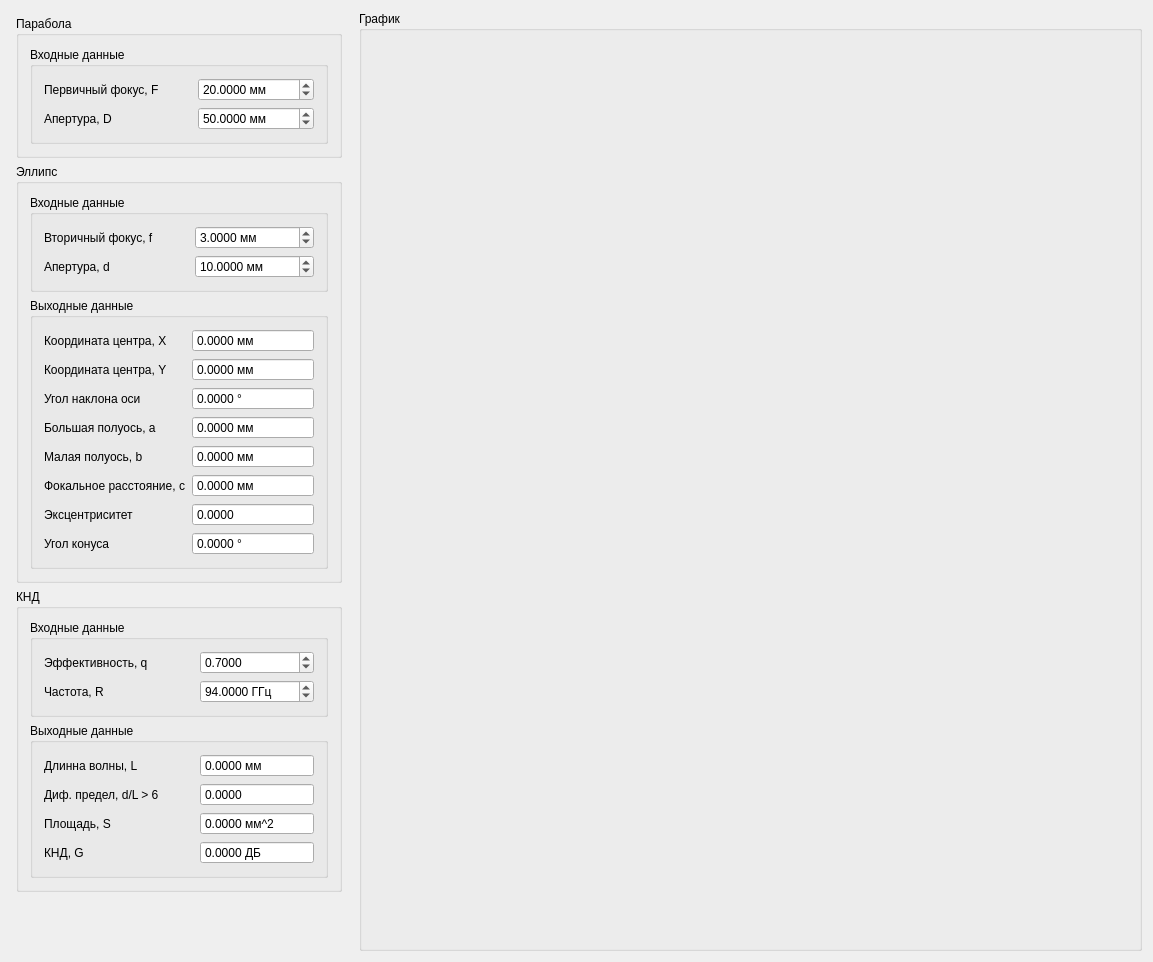
<?xml version="1.0" encoding="UTF-8"?>
<ui version="4.0">
 <class>Widget</class>
 <widget class="QWidget" name="Widget">
  <property name="geometry">
   <rect>
    <x>0</x>
    <y>0</y>
    <width>1153</width>
    <height>962</height>
   </rect>
  </property>
  <property name="windowTitle">
   <string>ADE-антенна</string>
  </property>
  <layout class="QGridLayout" name="gridLayout">
   <item row="0" column="2" rowspan="3">
    <widget class="QGroupBox" name="groupBox_7">
     <property name="sizePolicy">
      <sizepolicy hsizetype="Expanding" vsizetype="Expanding">
       <horstretch>0</horstretch>
       <verstretch>0</verstretch>
      </sizepolicy>
     </property>
     <property name="title">
      <string>График</string>
     </property>
     <layout class="QGridLayout" name="gridLayout_2">
      <item row="0" column="0">
       <widget class="QCustomPlot" name="plot" native="true">
        <property name="sizePolicy">
         <sizepolicy hsizetype="Expanding" vsizetype="Expanding">
          <horstretch>0</horstretch>
          <verstretch>0</verstretch>
         </sizepolicy>
        </property>
       </widget>
      </item>
     </layout>
    </widget>
   </item>
   <item row="0" column="0" rowspan="3">
    <layout class="QGridLayout" name="gridLayout_3">
     <property name="leftMargin">
      <number>5</number>
     </property>
     <property name="topMargin">
      <number>5</number>
     </property>
     <property name="rightMargin">
      <number>5</number>
     </property>
     <property name="bottomMargin">
      <number>5</number>
     </property>
     <item row="8" column="0" colspan="2">
      <spacer name="verticalSpacer">
       <property name="orientation">
        <enum>Qt::Vertical</enum>
       </property>
       <property name="sizeHint" stdset="0">
        <size>
         <width>20</width>
         <height>40</height>
        </size>
       </property>
      </spacer>
     </item>
     <item row="2" column="0">
      <widget class="QGroupBox" name="groupBox_5">
       <property name="sizePolicy">
        <sizepolicy hsizetype="Minimum" vsizetype="Maximum">
         <horstretch>0</horstretch>
         <verstretch>0</verstretch>
        </sizepolicy>
       </property>
       <property name="title">
        <string>КНД</string>
       </property>
       <layout class="QVBoxLayout" name="verticalLayout_3">
        <item>
         <widget class="QGroupBox" name="groupBox_8">
          <property name="sizePolicy">
           <sizepolicy hsizetype="Minimum" vsizetype="Maximum">
            <horstretch>0</horstretch>
            <verstretch>0</verstretch>
           </sizepolicy>
          </property>
          <property name="title">
           <string>Входные данные</string>
          </property>
          <layout class="QFormLayout" name="formLayout_3">
           <item row="0" column="0">
            <widget class="QLabel" name="label_11">
             <property name="text">
              <string>Эффективность, q              </string>
             </property>
            </widget>
           </item>
           <item row="0" column="1">
            <widget class="QDoubleSpinBox" name="spinq">
             <property name="decimals">
              <number>4</number>
             </property>
             <property name="minimum">
              <double>0.000000000000000</double>
             </property>
             <property name="maximum">
              <double>1.000000000000000</double>
             </property>
             <property name="singleStep">
              <double>0.001000000000000</double>
             </property>
             <property name="value">
              <double>0.700000000000000</double>
             </property>
            </widget>
           </item>
           <item row="1" column="0">
            <widget class="QLabel" name="label_12">
             <property name="text">
              <string>Частота, R</string>
             </property>
            </widget>
           </item>
           <item row="1" column="1">
            <widget class="QDoubleSpinBox" name="spinR">
             <property name="suffix">
              <string> ГГц</string>
             </property>
             <property name="decimals">
              <number>4</number>
             </property>
             <property name="minimum">
              <double>0.000000000000000</double>
             </property>
             <property name="maximum">
              <double>300.000000000000000</double>
             </property>
             <property name="singleStep">
              <double>0.001000000000000</double>
             </property>
             <property name="value">
              <double>94.000000000000000</double>
             </property>
            </widget>
           </item>
          </layout>
         </widget>
        </item>
        <item>
         <widget class="QGroupBox" name="groupBox_9">
          <property name="sizePolicy">
           <sizepolicy hsizetype="Minimum" vsizetype="Maximum">
            <horstretch>0</horstretch>
            <verstretch>0</verstretch>
           </sizepolicy>
          </property>
          <property name="title">
           <string>Выходные данные</string>
          </property>
          <layout class="QFormLayout" name="formLayout_5">
           <item row="0" column="0">
            <widget class="QLabel" name="label_13">
             <property name="text">
              <string>Длинна волны, L                 </string>
             </property>
            </widget>
           </item>
           <item row="0" column="1">
            <widget class="QDoubleSpinBox" name="spinL">
             <property name="enabled">
              <bool>true</bool>
             </property>
             <property name="frame">
              <bool>true</bool>
             </property>
             <property name="readOnly">
              <bool>true</bool>
             </property>
             <property name="buttonSymbols">
              <enum>QAbstractSpinBox::NoButtons</enum>
             </property>
             <property name="keyboardTracking">
              <bool>true</bool>
             </property>
             <property name="suffix">
              <string> мм</string>
             </property>
             <property name="decimals">
              <number>4</number>
             </property>
             <property name="maximum">
              <double>100000000.000000000000000</double>
             </property>
            </widget>
           </item>
           <item row="2" column="0">
            <widget class="QLabel" name="label_14">
             <property name="text">
              <string>Площадь, S</string>
             </property>
            </widget>
           </item>
           <item row="2" column="1">
            <widget class="QDoubleSpinBox" name="spinS">
             <property name="enabled">
              <bool>true</bool>
             </property>
             <property name="frame">
              <bool>true</bool>
             </property>
             <property name="readOnly">
              <bool>true</bool>
             </property>
             <property name="buttonSymbols">
              <enum>QAbstractSpinBox::NoButtons</enum>
             </property>
             <property name="keyboardTracking">
              <bool>true</bool>
             </property>
             <property name="suffix">
              <string> мм^2</string>
             </property>
             <property name="decimals">
              <number>4</number>
             </property>
             <property name="maximum">
              <double>1000000000.000000000000000</double>
             </property>
            </widget>
           </item>
           <item row="3" column="0">
            <widget class="QLabel" name="label_15">
             <property name="text">
              <string>КНД, G</string>
             </property>
            </widget>
           </item>
           <item row="3" column="1">
            <widget class="QDoubleSpinBox" name="spinG">
             <property name="enabled">
              <bool>true</bool>
             </property>
             <property name="frame">
              <bool>true</bool>
             </property>
             <property name="readOnly">
              <bool>true</bool>
             </property>
             <property name="buttonSymbols">
              <enum>QAbstractSpinBox::NoButtons</enum>
             </property>
             <property name="keyboardTracking">
              <bool>true</bool>
             </property>
             <property name="suffix">
              <string> ДБ</string>
             </property>
             <property name="decimals">
              <number>4</number>
             </property>
             <property name="maximum">
              <double>1000.000000000000000</double>
             </property>
            </widget>
           </item>
           <item row="1" column="0">
            <widget class="QLabel" name="label_16">
             <property name="text">
              <string>Диф. предел, d/L &gt; 6</string>
             </property>
            </widget>
           </item>
           <item row="1" column="1">
            <widget class="QDoubleSpinBox" name="spinDL">
             <property name="enabled">
              <bool>true</bool>
             </property>
             <property name="frame">
              <bool>true</bool>
             </property>
             <property name="readOnly">
              <bool>true</bool>
             </property>
             <property name="buttonSymbols">
              <enum>QAbstractSpinBox::NoButtons</enum>
             </property>
             <property name="keyboardTracking">
              <bool>true</bool>
             </property>
             <property name="suffix">
              <string/>
             </property>
             <property name="decimals">
              <number>4</number>
             </property>
             <property name="maximum">
              <double>100000000.000000000000000</double>
             </property>
            </widget>
           </item>
          </layout>
         </widget>
        </item>
       </layout>
      </widget>
     </item>
     <item row="0" column="0">
      <widget class="QGroupBox" name="groupBox">
       <property name="sizePolicy">
        <sizepolicy hsizetype="Minimum" vsizetype="Maximum">
         <horstretch>0</horstretch>
         <verstretch>0</verstretch>
        </sizepolicy>
       </property>
       <property name="title">
        <string>Парабола</string>
       </property>
       <layout class="QVBoxLayout" name="verticalLayout">
        <item>
         <widget class="QGroupBox" name="groupBox_3">
          <property name="sizePolicy">
           <sizepolicy hsizetype="Minimum" vsizetype="Maximum">
            <horstretch>0</horstretch>
            <verstretch>0</verstretch>
           </sizepolicy>
          </property>
          <property name="title">
           <string>Входные данные</string>
          </property>
          <layout class="QFormLayout" name="formLayout">
           <item row="0" column="0">
            <widget class="QLabel" name="label">
             <property name="text">
              <string>Первичный фокус, F          </string>
             </property>
            </widget>
           </item>
           <item row="1" column="0">
            <widget class="QLabel" name="label_2">
             <property name="text">
              <string>Апертура, D</string>
             </property>
            </widget>
           </item>
           <item row="0" column="1">
            <widget class="QDoubleSpinBox" name="spinF">
             <property name="suffix">
              <string> мм</string>
             </property>
             <property name="decimals">
              <number>4</number>
             </property>
             <property name="minimum">
              <double>1.000000000000000</double>
             </property>
             <property name="maximum">
              <double>10000.000000000000000</double>
             </property>
             <property name="singleStep">
              <double>1.000000000000000</double>
             </property>
             <property name="value">
              <double>20.000000000000000</double>
             </property>
            </widget>
           </item>
           <item row="1" column="1">
            <widget class="QDoubleSpinBox" name="spinD">
             <property name="suffix">
              <string> мм</string>
             </property>
             <property name="decimals">
              <number>4</number>
             </property>
             <property name="minimum">
              <double>1.000000000000000</double>
             </property>
             <property name="maximum">
              <double>1000.000000000000000</double>
             </property>
             <property name="singleStep">
              <double>1.000000000000000</double>
             </property>
             <property name="value">
              <double>50.000000000000000</double>
             </property>
            </widget>
           </item>
          </layout>
         </widget>
        </item>
       </layout>
      </widget>
     </item>
     <item row="1" column="0">
      <widget class="QGroupBox" name="groupBox_2">
       <property name="sizePolicy">
        <sizepolicy hsizetype="Minimum" vsizetype="Maximum">
         <horstretch>0</horstretch>
         <verstretch>0</verstretch>
        </sizepolicy>
       </property>
       <property name="title">
        <string>Эллипс</string>
       </property>
       <layout class="QVBoxLayout" name="verticalLayout_2">
        <item>
         <widget class="QGroupBox" name="groupBox_4">
          <property name="sizePolicy">
           <sizepolicy hsizetype="Minimum" vsizetype="Maximum">
            <horstretch>0</horstretch>
            <verstretch>0</verstretch>
           </sizepolicy>
          </property>
          <property name="title">
           <string>Входные данные</string>
          </property>
          <layout class="QFormLayout" name="formLayout_2">
           <item row="0" column="0">
            <widget class="QLabel" name="label_3">
             <property name="text">
              <string>Вторичный фокус, f           </string>
             </property>
            </widget>
           </item>
           <item row="1" column="0">
            <widget class="QLabel" name="label_4">
             <property name="text">
              <string>Апертура, d</string>
             </property>
            </widget>
           </item>
           <item row="0" column="1">
            <widget class="QDoubleSpinBox" name="spinf">
             <property name="suffix">
              <string> мм</string>
             </property>
             <property name="decimals">
              <number>4</number>
             </property>
             <property name="minimum">
              <double>0.000000000000000</double>
             </property>
             <property name="maximum">
              <double>10000.000000000000000</double>
             </property>
             <property name="singleStep">
              <double>1.000000000000000</double>
             </property>
             <property name="value">
              <double>3.000000000000000</double>
             </property>
            </widget>
           </item>
           <item row="1" column="1">
            <widget class="QDoubleSpinBox" name="spind">
             <property name="suffix">
              <string> мм</string>
             </property>
             <property name="decimals">
              <number>4</number>
             </property>
             <property name="minimum">
              <double>1.000000000000000</double>
             </property>
             <property name="maximum">
              <double>1000.000000000000000</double>
             </property>
             <property name="singleStep">
              <double>1.000000000000000</double>
             </property>
             <property name="value">
              <double>10.000000000000000</double>
             </property>
            </widget>
           </item>
          </layout>
         </widget>
        </item>
        <item>
         <widget class="QGroupBox" name="groupBox_6">
          <property name="sizePolicy">
           <sizepolicy hsizetype="Minimum" vsizetype="Maximum">
            <horstretch>0</horstretch>
            <verstretch>0</verstretch>
           </sizepolicy>
          </property>
          <property name="title">
           <string>Выходные данные</string>
          </property>
          <layout class="QFormLayout" name="formLayout_4">
           <item row="0" column="0">
            <widget class="QLabel" name="label_5">
             <property name="text">
              <string>Координата центра, X</string>
             </property>
            </widget>
           </item>
           <item row="3" column="0">
            <widget class="QLabel" name="label_6">
             <property name="text">
              <string>Большая полуось, a</string>
             </property>
            </widget>
           </item>
           <item row="5" column="0">
            <widget class="QLabel" name="label_7">
             <property name="text">
              <string>Малая полуось, b</string>
             </property>
            </widget>
           </item>
           <item row="6" column="0">
            <widget class="QLabel" name="label_8">
             <property name="text">
              <string>Фокальное расстояние, c</string>
             </property>
            </widget>
           </item>
           <item row="7" column="0">
            <widget class="QLabel" name="label_9">
             <property name="text">
              <string>Эксцентриситет</string>
             </property>
            </widget>
           </item>
           <item row="0" column="1">
            <widget class="QDoubleSpinBox" name="spinECntX">
             <property name="enabled">
              <bool>true</bool>
             </property>
             <property name="frame">
              <bool>true</bool>
             </property>
             <property name="readOnly">
              <bool>true</bool>
             </property>
             <property name="buttonSymbols">
              <enum>QAbstractSpinBox::NoButtons</enum>
             </property>
             <property name="keyboardTracking">
              <bool>true</bool>
             </property>
             <property name="suffix">
              <string> мм</string>
             </property>
             <property name="decimals">
              <number>4</number>
             </property>
             <property name="maximum">
              <double>1000.000000000000000</double>
             </property>
            </widget>
           </item>
           <item row="3" column="1">
            <widget class="QDoubleSpinBox" name="spinEA">
             <property name="enabled">
              <bool>true</bool>
             </property>
             <property name="frame">
              <bool>true</bool>
             </property>
             <property name="readOnly">
              <bool>true</bool>
             </property>
             <property name="buttonSymbols">
              <enum>QAbstractSpinBox::NoButtons</enum>
             </property>
             <property name="keyboardTracking">
              <bool>true</bool>
             </property>
             <property name="suffix">
              <string> мм</string>
             </property>
             <property name="decimals">
              <number>4</number>
             </property>
             <property name="maximum">
              <double>1000.000000000000000</double>
             </property>
            </widget>
           </item>
           <item row="5" column="1">
            <widget class="QDoubleSpinBox" name="spinEB">
             <property name="enabled">
              <bool>true</bool>
             </property>
             <property name="frame">
              <bool>true</bool>
             </property>
             <property name="readOnly">
              <bool>true</bool>
             </property>
             <property name="buttonSymbols">
              <enum>QAbstractSpinBox::NoButtons</enum>
             </property>
             <property name="keyboardTracking">
              <bool>true</bool>
             </property>
             <property name="suffix">
              <string> мм</string>
             </property>
             <property name="decimals">
              <number>4</number>
             </property>
             <property name="maximum">
              <double>1000.000000000000000</double>
             </property>
            </widget>
           </item>
           <item row="6" column="1">
            <widget class="QDoubleSpinBox" name="spinEC">
             <property name="enabled">
              <bool>true</bool>
             </property>
             <property name="frame">
              <bool>true</bool>
             </property>
             <property name="readOnly">
              <bool>true</bool>
             </property>
             <property name="buttonSymbols">
              <enum>QAbstractSpinBox::NoButtons</enum>
             </property>
             <property name="keyboardTracking">
              <bool>true</bool>
             </property>
             <property name="suffix">
              <string> мм</string>
             </property>
             <property name="decimals">
              <number>4</number>
             </property>
             <property name="maximum">
              <double>1000.000000000000000</double>
             </property>
            </widget>
           </item>
           <item row="7" column="1">
            <widget class="QDoubleSpinBox" name="spinEE">
             <property name="enabled">
              <bool>true</bool>
             </property>
             <property name="frame">
              <bool>true</bool>
             </property>
             <property name="readOnly">
              <bool>true</bool>
             </property>
             <property name="buttonSymbols">
              <enum>QAbstractSpinBox::NoButtons</enum>
             </property>
             <property name="keyboardTracking">
              <bool>true</bool>
             </property>
             <property name="decimals">
              <number>4</number>
             </property>
             <property name="maximum">
              <double>1000.000000000000000</double>
             </property>
            </widget>
           </item>
           <item row="8" column="0">
            <widget class="QLabel" name="label_10">
             <property name="text">
              <string>Угол конуса</string>
             </property>
            </widget>
           </item>
           <item row="8" column="1">
            <widget class="QDoubleSpinBox" name="spinEAngle">
             <property name="enabled">
              <bool>true</bool>
             </property>
             <property name="frame">
              <bool>true</bool>
             </property>
             <property name="readOnly">
              <bool>true</bool>
             </property>
             <property name="buttonSymbols">
              <enum>QAbstractSpinBox::NoButtons</enum>
             </property>
             <property name="keyboardTracking">
              <bool>true</bool>
             </property>
             <property name="suffix">
              <string> °</string>
             </property>
             <property name="decimals">
              <number>4</number>
             </property>
             <property name="maximum">
              <double>180.000000000000000</double>
             </property>
            </widget>
           </item>
           <item row="1" column="1">
            <widget class="QDoubleSpinBox" name="spinECntY">
             <property name="enabled">
              <bool>true</bool>
             </property>
             <property name="frame">
              <bool>true</bool>
             </property>
             <property name="readOnly">
              <bool>true</bool>
             </property>
             <property name="buttonSymbols">
              <enum>QAbstractSpinBox::NoButtons</enum>
             </property>
             <property name="keyboardTracking">
              <bool>true</bool>
             </property>
             <property name="suffix">
              <string> мм</string>
             </property>
             <property name="decimals">
              <number>4</number>
             </property>
             <property name="maximum">
              <double>1000.000000000000000</double>
             </property>
            </widget>
           </item>
           <item row="1" column="0">
            <widget class="QLabel" name="label_23">
             <property name="text">
              <string>Координата центра, Y</string>
             </property>
            </widget>
           </item>
           <item row="2" column="0">
            <widget class="QLabel" name="label_17">
             <property name="text">
              <string>Угол наклона оси</string>
             </property>
            </widget>
           </item>
           <item row="2" column="1">
            <widget class="QDoubleSpinBox" name="spinEAxisAngle">
             <property name="readOnly">
              <bool>true</bool>
             </property>
             <property name="buttonSymbols">
              <enum>QAbstractSpinBox::NoButtons</enum>
             </property>
             <property name="suffix">
              <string> °</string>
             </property>
             <property name="decimals">
              <number>4</number>
             </property>
             <property name="maximum">
              <double>180.000000000000000</double>
             </property>
            </widget>
           </item>
          </layout>
         </widget>
        </item>
       </layout>
      </widget>
     </item>
    </layout>
   </item>
  </layout>
 </widget>
 <layoutdefault spacing="6" margin="11"/>
 <customwidgets>
  <customwidget>
   <class>QCustomPlot</class>
   <extends>QWidget</extends>
   <header>qcustomplot.h</header>
   <container>1</container>
  </customwidget>
 </customwidgets>
 <resources/>
 <connections/>
</ui>
